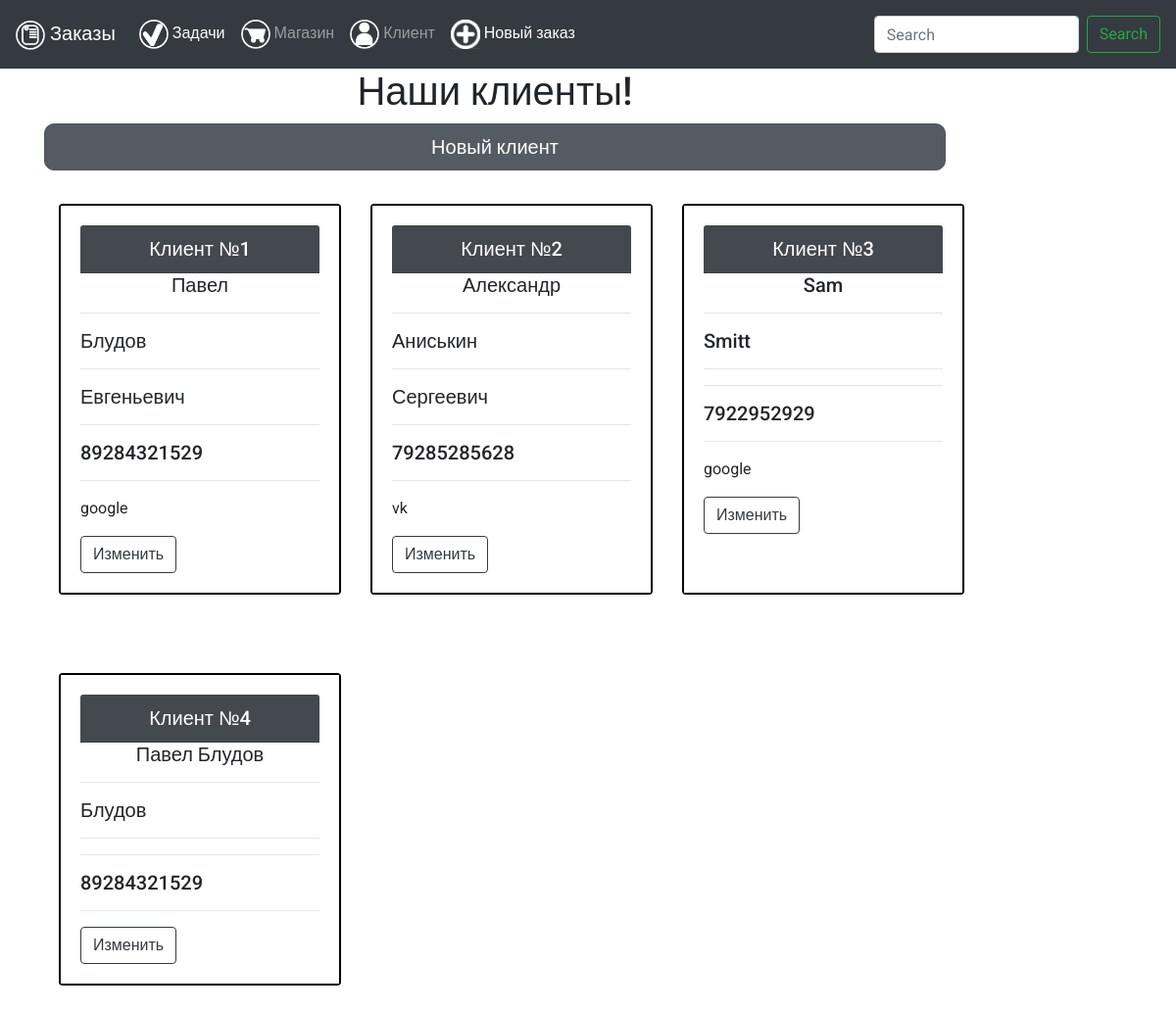
Screenshot of /customer/ with the database file from the repository.
### customer/models.py (models this page shows, shortened)
class Customer(models.Model):
	customer_name = models.CharField(verbose_name="Имя Клиента",max_length=28, db_index=True, blank=True, null=True)
	customer_surname = models.CharField(verbose_name="Фамилия Клиента",max_length=28, db_index=True, blank=True, null=True)
	customer_patronymic = models.CharField(verbose_name="Отчество Клиента",max_length=28, db_index=True, blank=True, null=True)
	customer_phone = models.IntegerField(verbose_name='Номер Клиента', db_index=True, blank=True, null=True)
	uznali_o_nas = models.CharField(verbose_name='Узнали о нас ', max_length=48, blank=True, null=True)
	class Meta:
		verbose_name='Клиент'
		verbose_name_plural = 'Клиенты'

### customer/views.py (the view)
# urls.py: path('customer/', views.customer_list, name='customer_list_url'),
def customer_list(request):
    posts = Customer.objects.all()
    return render(request, 'customer/customer_list.html', {'posts':posts})

### customer/templates/customer/customer_list.html
{% extends 'base.html' %}
{% load static %}
{% block content %}
	<div class="section section1">
        <div class="container">
            <div class="row">
                <div class="col-lg-10 col-lg-offset-4">
                    <h1 class="text-center">
                    	Наши клиенты!
                    </h1>
                    <a href="{% url 'customer_new_url' %}" class="text-center btn btn-secondary btn-lg btn-block active" role="button" aria-pressed="true">Новый клиент</a>
                </div>
                {% for post in posts %}
				<div class="card task-card" style="width: 18rem;">
				  <div class="card-body">
				    <a href="{% url 'customer_detail' pk=post.pk %}"><h5 class="card-header text-center">Клиент №{{post.pk}}</h5></a>
				    <h5 class="card-title mb-2 text-center">{{ post.customer_name }}</h5>
                    <hr>
                    <h5 class="card-title">{{ post.customer_surname }}</h5>
                    <hr>
                    <h5 class="card-title">{{ post.customer_patronymic }}</h5>
                    <hr>
                    <h5 class="card-title">{{ post.customer_phone }}</h5>
                    <hr>
				    <p class="card-text">{{ post.uznali_o_nas }}</p>
				    <a href="{% url 'customer_edit_url' pk=post.pk %}" class="btn btn-outline-dark card-link">
				    	Изменить</a>
				  </div>
				</div>
				{% endfor %}
            </div>
        </div>
    </div>
{% endblock %}

### templates/base.html (shortened to what this page needs)
{% load static %}
<html>
    <head>
        <link rel="stylesheet" href="https://stackpath.bootstrapcdn.com/bootstrap/4.4.1/css/bootstrap.min.css">
        <link rel="stylesheet" href="{% static 'css/main.css' %}">
        <link rel="stylesheet" href="{% static 'css/form.css' %}">
    </head>
<body>
    <div class="wrapper">
        <div class="wrapper-content">
          {% include 'nav.html' %}
 {% block content %}
 {% endblock content %}
          </div>
    </div>
    </body>
</html>

### templates/nav.html (shortened to what this page needs)
{% load static %}
<nav class="navbar navbar-expand-lg navbar-dark bg-dark">
  <div class="collapse navbar-collapse" id="navbarTogglerDemo01">
    <a class="navbar-brand" href="{% url 'order_url' %}">
      <img src="{% static 'images/icon/zakazi.png' %}" class="img" align="center"> Заказы
    </a>
    <ul class="navbar-nav mr-auto mt-2 mt-lg-0">
      <li class="nav-item active">
        <a class="nav-link" href="{% url 'task_list_url' %}">
          <img src="{% static 'images/icon/zadachi.png' %}" class="img" align="center"> Задачи
        </a>
      </li>
      <li class="nav-item">
        <a class="nav-link" href="#">
          <img src="{% static 'images/icon/magazin.png' %}" class="img" align="center"> Магазин
        </a>
      </li>
      <li class="nav-item">
        <a class="nav-link " href="{% url 'customer_list_url' %}">
          <img src="{% static 'images/icon/klient.png' %}" class="img" align="center"> Клиент
        </a>
      </li>
      <li class="nav-item active">
        <a class="nav-link " href="{% url 'post_new_url' %}">
          <img src="{% static 'images/icon/plus2.png' %}" class="img" align="center"> Новый заказ
        </a>
      </li>
    </ul>
    <form class="form-inline my-2 my-lg-0">
      <input class="form-control mr-sm-2" type="search" placeholder="Search" aria-label="Search">
      <button class="btn btn-outline-success my-2 my-sm-0" type="submit">Search</button>
    </form>
  </div>
</nav>

### static/static_dev/css/main.css (style rules this page uses)
body { background-color: light-gray; }
.img { width: 30px; }
.navbar { min-height: 20px; height: 70px; }
.btn-lg { border-radius: 10px; }
.card { margin-top: 3%; margin-bottom: 4%; }
.card-header { background-color: #44484f; color: white; }
.card-body { background-color: white; }
html, body { height: 100%; max-height: 100%; font-family: 'Roboto', sans-serif; }
.task-card { margin-left: 30px; border: 2px solid black; }

### rows the page displays
Customer: pk "1", customer_name "Павел", customer_surname "Блудов", customer_patronymic "Евгеньевич", customer_phone "89284321529", uznali_o_nas "google"
Customer: pk "2", customer_name "Александр", customer_surname "Аниськин", customer_patronymic "Сергеевич", customer_phone "79285285628", uznali_o_nas "vk"
Customer: pk "3", customer_name "Sam", customer_surname "Smitt", customer_phone "7922952929", uznali_o_nas "google"
Customer: pk "4", customer_name "Павел Блудов", customer_surname "Блудов", customer_phone "89284321529"
